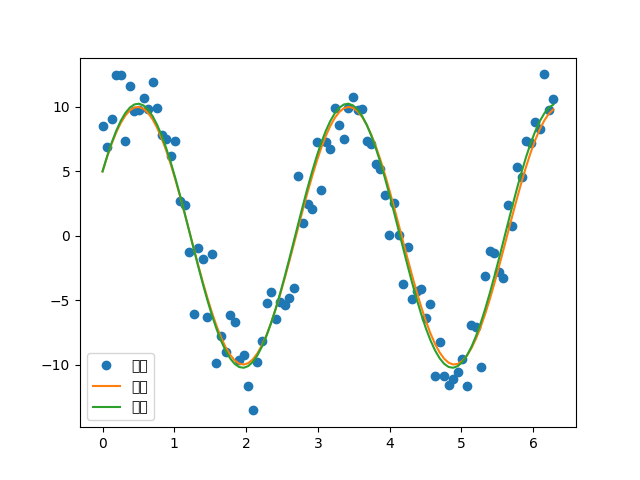

Recreate this plot in Python.
#!/usr/bin/env python
# _*_ coding: utf-8 _*_

"""document of the module"""


import scipy
import numpy as np
import matplotlib as mpl
import matplotlib.pyplot as plt
from scipy import optimize


def func(x, p):
    A, k, theta = p
    return A*np.sin(2*np.pi*k*x+theta)


def residuals(p, y, x):
    return y-func(x, p)


x = np.linspace(0, 2*np.pi, 100)
A, k, theta = 10, 0.34, np.pi/6
y0 = func(x, [A, k, theta])

np.random.seed(0)
y1 = y0 + 2*np.random.randn(len(x))

p0 = [7, 0.4, 0]

plsq = optimize.leastsq(residuals, p0, args=(y1, x))

print u"真实:", [A, k, theta]
print u"n拟合:", plsq[0]

plt.plot(x, y1, "o", label=u"实验")
plt.plot(x, y0, label=u"真实")
plt.plot(x, func(x, plsq[0]), label=u"拟合")
plt.legend(loc="best")

plt.savefig("fit", ftm="png")
plt.show()
